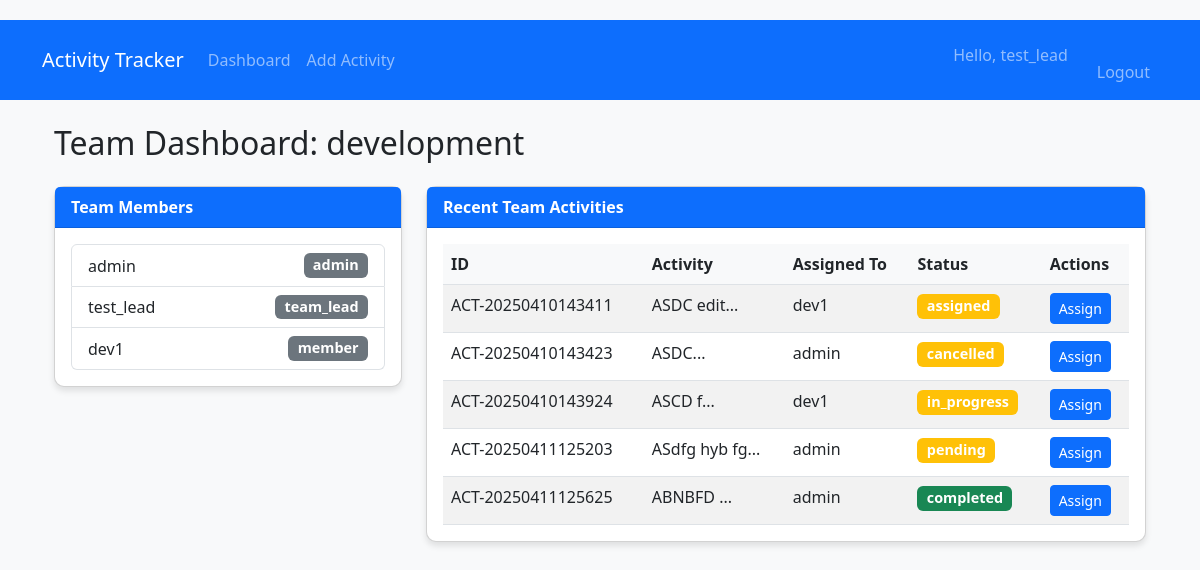
The page /team_dashboard (signed in) on the database its author committed.
### app/models.py (models this page shows, shortened)
class User(UserMixin, db.Model):
    __tablename__ = 'users'
    id = db.Column(db.Integer, primary_key=True)
    username = db.Column(db.String(64), unique=True, nullable=False)
    email = db.Column(db.String(120), unique=True, nullable=False)
    password_hash = db.Column(db.String(128), nullable=False)
    role = db.Column(db.String(20), nullable=False, default='member')
    team = db.Column(db.String(20), nullable=False, default='development')
    created_at = db.Column(db.DateTime, default=datetime.utcnow)
    activities = db.relationship('Activity', backref='author', lazy='dynamic',
                               foreign_keys='Activity.user_id')
    assigned_activities = db.relationship('Activity', backref='assignee',
                                        foreign_keys='Activity.assigned_to',
                                        lazy='dynamic')
    assigned_by_me = db.relationship('Activity', backref='assigner',
                                    foreign_keys='Activity.assigner_id',
                                    lazy='dynamic')
    dropdown_options = db.relationship('DropdownOption', backref='creator', lazy='dynamic')
    reports = db.relationship('Report', backref='author', lazy='dynamic')
    @property
    def is_team_lead(self):
        return self.role == 'team_lead'

class Activity(db.Model):
    __tablename__ = 'activities'
    id = db.Column(db.Integer, primary_key=True)
    activity_id = db.Column(db.String(20), unique=True, nullable=False)
    details = db.Column(db.Text, nullable=False)
    node_name = db.Column(db.String(50))
    activity_type = db.Column(db.String(50))
    status = db.Column(db.String(50), default='pending')
    start_date = db.Column(db.DateTime, nullable=False)
    end_date = db.Column(db.DateTime)
    duration = db.Column(db.Float)
    user_id = db.Column(db.Integer, db.ForeignKey('users.id'))
    assigned_to = db.Column(db.Integer, db.ForeignKey('users.id'))
    assigner_id = db.Column(db.Integer, db.ForeignKey('users.id'))
    created_at = db.Column(db.DateTime, default=datetime.utcnow)
    updated_at = db.Column(db.DateTime, default=datetime.utcnow, onupdate=datetime.utcnow)

### app/team_lead/routes.py (the view)
@bp.route('/team_dashboard')
@login_required
def team_dashboard():
    if not current_user.is_team_lead:
        abort(403)
    team_members = User.query.filter_by(team=current_user.team).all()
    activities = Activity.query.join(
        User, Activity.user_id == User.id
    ).filter(
        User.team == current_user.team
    ).order_by(Activity.start_date.desc()).all()
    return render_template('team_lead/team_dashboard.html',
                         team_members=team_members,
                         activities=activities,
                         current_team=current_user.team)

### app/models.py (called while the page is built)
@login_manager.user_loader
def load_user(user_id):
    return User.query.get(int(user_id))

### app/templates/team_lead/team_dashboard.html
{% extends "base.html" %}
{% block content %}
<div class="container mt-4">
    <h2>Team Dashboard: {{ current_team }}</h2>
    <div class="row mt-4">
        <div class="col-md-4">
            <div class="card">
                <div class="card-header bg-primary text-white">
                    Team Members
                </div>
                <div class="card-body">
                    <ul class="list-group">
                        {% for member in team_members %}
                        <li class="list-group-item d-flex justify-content-between align-items-center">
                            {{ member.username }}
                            <span class="badge bg-secondary">{{ member.role }}</span>
                        </li>
                        {% endfor %}
                    </ul>
                </div>
            </div>
        </div>
        <div class="col-md-8">
            <div class="card">
                <div class="card-header bg-primary text-white">
                    Recent Team Activities
                </div>
                <div class="card-body">
                    <table class="table table-striped">
                        <thead>
                            <tr>
                                <th>ID</th>
                                <th>Activity</th>
                                <th>Assigned To</th>
                                <th>Status</th>
                                <th>Actions</th>
                            </tr>
                        </thead>
                        <tbody>
                            {% for activity in activities %}
                            <tr>
                                <td>{{ activity.activity_id }}</td>
                                <td>{{ activity.details[:50] }}...</td>
                                <td>{{ activity.assignee.username if activity.assignee else 'Unassigned' }}</td>
                                <td>
                                    <span class="badge bg-{{ 'success' if activity.status == 'completed' else 'warning' }}">
                                        {{ activity.status }}
                                    </span>
                                </td>
                                <td>
                                    <a href="{{ url_for('team_lead.assign_activity', activity_id=activity.id) }}"
                                       class="btn btn-sm btn-primary">Assign</a>
                                </td>
                            </tr>
                            {% endfor %}
                        </tbody>
                    </table>
                </div>
            </div>
        </div>
    </div>
</div>
{% endblock %}

### app/templates/base.html (shortened to what this page needs)
<!DOCTYPE html>
<html lang="en">
<head>
    <link href="https://cdn.jsdelivr.net/npm/bootstrap@5.3.0/dist/css/bootstrap.min.css" rel="stylesheet">
    <link rel="stylesheet" href="https://cdn.jsdelivr.net/npm/bootstrap-icons@1.8.1/font/bootstrap-icons.css">
    <link rel="stylesheet" href="{{ url_for('static', filename='css/styles.css') }}">
</head>
<body>
    <nav class="navbar navbar-expand-lg navbar-dark bg-primary">
        <div class="container">
            <a class="navbar-brand" href="{{ url_for('main.index') }}">Activity Tracker</a>
            <div class="collapse navbar-collapse" id="navbarNav">
                <ul class="navbar-nav me-auto">
                    {% if current_user.is_authenticated %}
                        <li class="nav-item">
                            <a class="nav-link" href="{{ url_for('main.dashboard') }}">Dashboard</a>
                        </li>
                        <li class="nav-item">
                            <a class="nav-link" href="{{ url_for('main.add_activity') }}">Add Activity</a>
                        </li>
                        {% if current_user.role == 'team_lead' %}
                        <li class="nav-item">
                            <a href="{{ url_for('team_lead.team_dashboard') }}" class="btn btn-outline-primary">
                        </li>
                        {% endif %}
                    {% endif %}
                </ul>
                <ul class="navbar-nav">
                    {% if current_user.is_authenticated %}
                        <li class="nav-item">
                            <span class="nav-link">Hello, {{ current_user.username }}</span>
                        </li>
                        <li class="nav-item">
                            <a class="nav-link" href="{{ url_for('auth.logout') }}">Logout</a>
                        </li>
                    {% endif %}
                </ul>
            </div>
        </div>
    </nav>
    <div class="container mt-4">
        {% block content %}{% endblock %}
    </div>
</body>
</html>

### app/static/css/styles.css (style rules this page uses)
body { padding-top: 20px; background-color: #f8f9fa; }
.btn-primary { background-color: #0d6efd; border-color: #0d6efd; }
.btn-outline-primary { color: #0d6efd; border-color: #0d6efd; }
.card { border-radius: 10px; box-shadow: 0 4px 6px rgba(0, 0, 0, 0.1); margin-bottom: 20px; }
.card-header { background-color: #f8f9fa; border-bottom: 1px solid rgba(0, 0, 0, 0.125); font-weight: 600; }
.table { margin-bottom: 0; }
.table th { font-weight: 600; background-color: #f8f9fa; }
.card-header { font-weight: bold; }
.badge { font-size: 0.9em; }

### rows shown on the page
User: username "test_lead", team "development", role "team_lead"
User: username "admin", role "admin"
User: username "dev1", role "member"
Activity: activity_id "ACT-20250410143411", details "ASDC edit", assignee "dev1", status "assigned"
Activity: activity_id "ACT-20250410143423", details "ASDC", assignee "admin", status "cancelled"
Activity: activity_id "ACT-20250410143924", details "ASCD f", assignee "dev1", status "in_progress"
Activity: activity_id "ACT-20250411125203", details "ASdfg hyb fg", assignee "admin", status "pending"
Activity: activity_id "ACT-20250411125625", details "ABNBFD", assignee "admin", status "completed"
